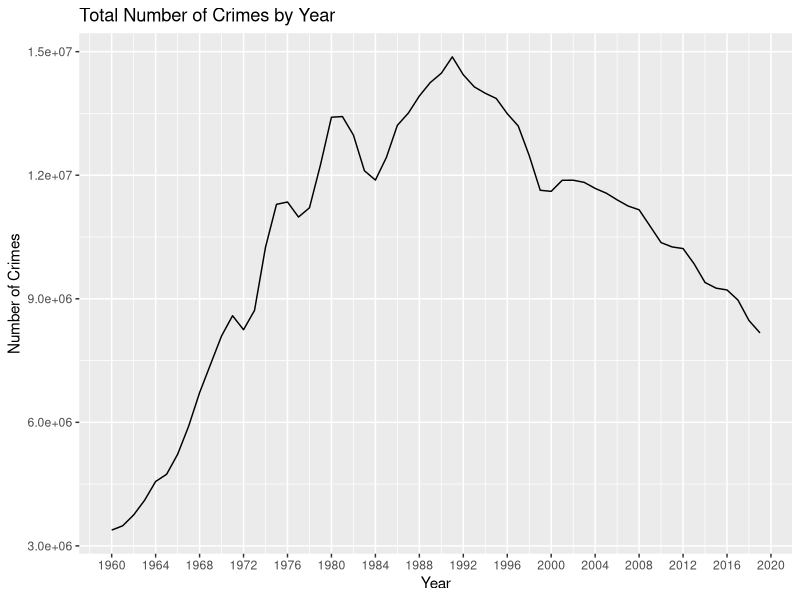
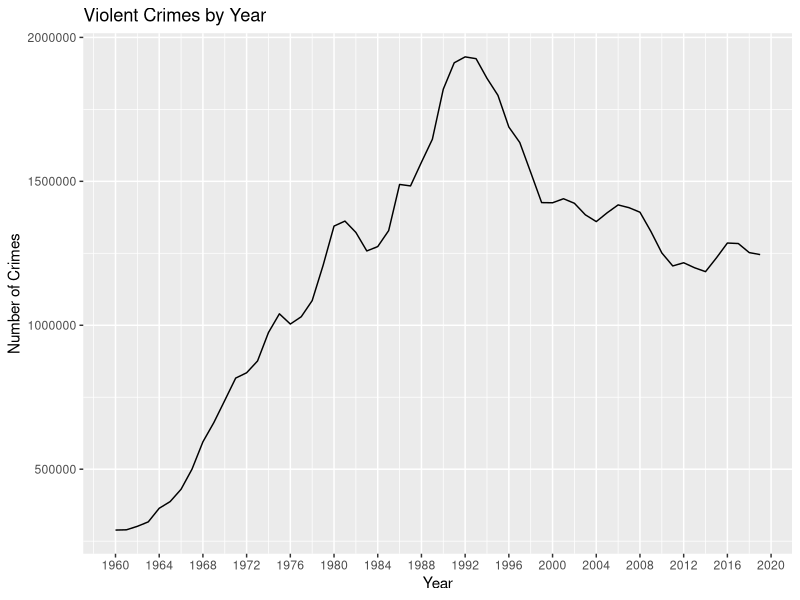
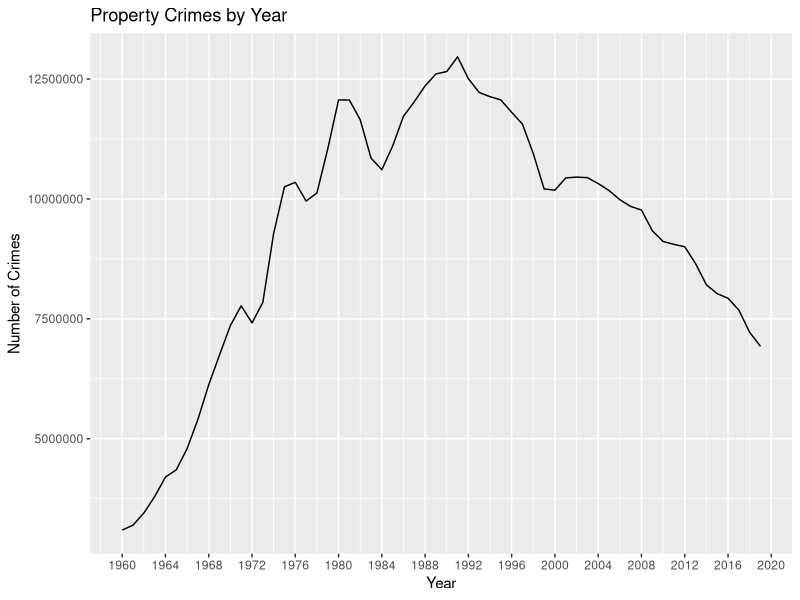
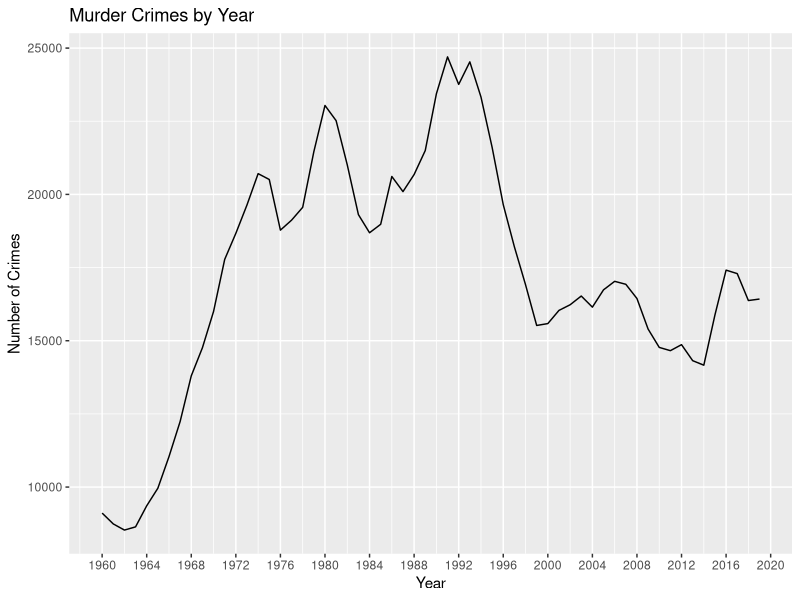
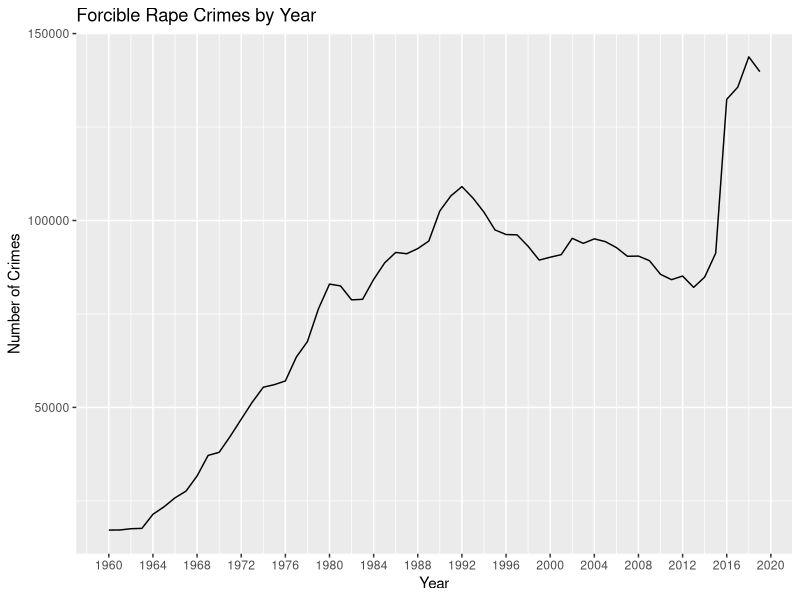
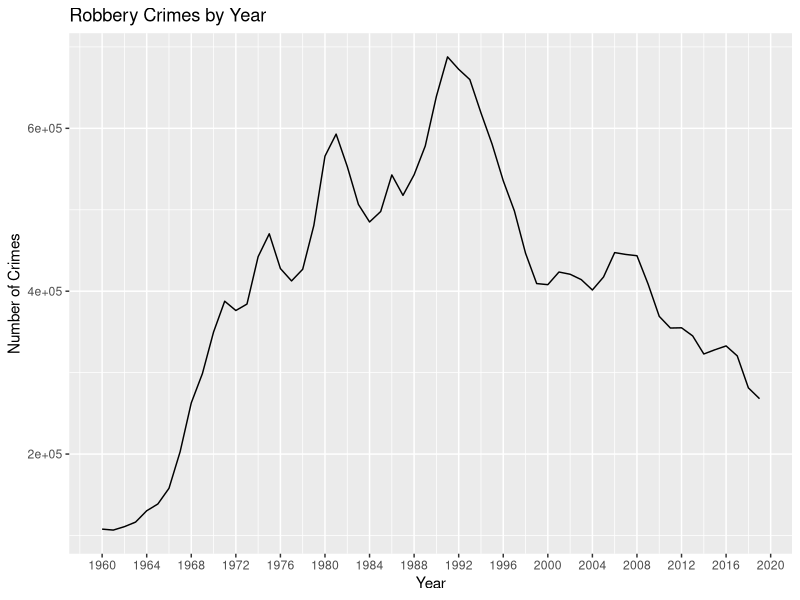
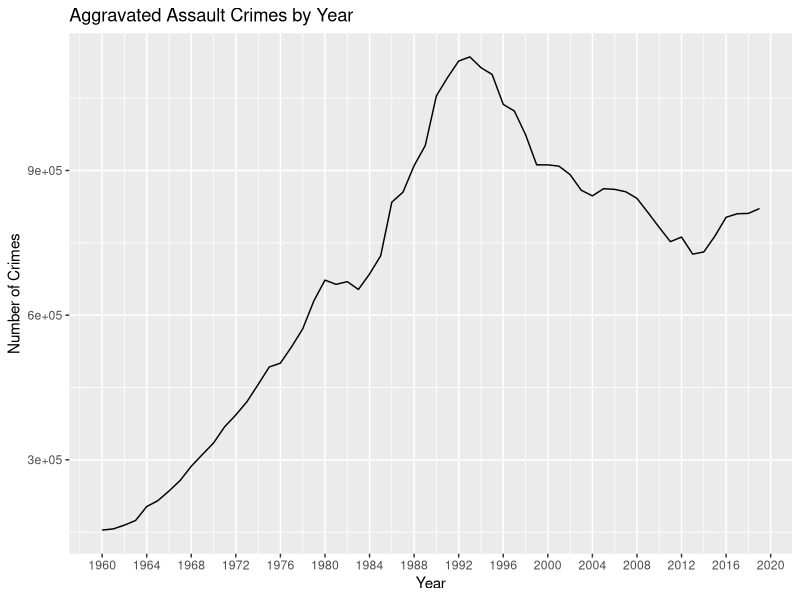
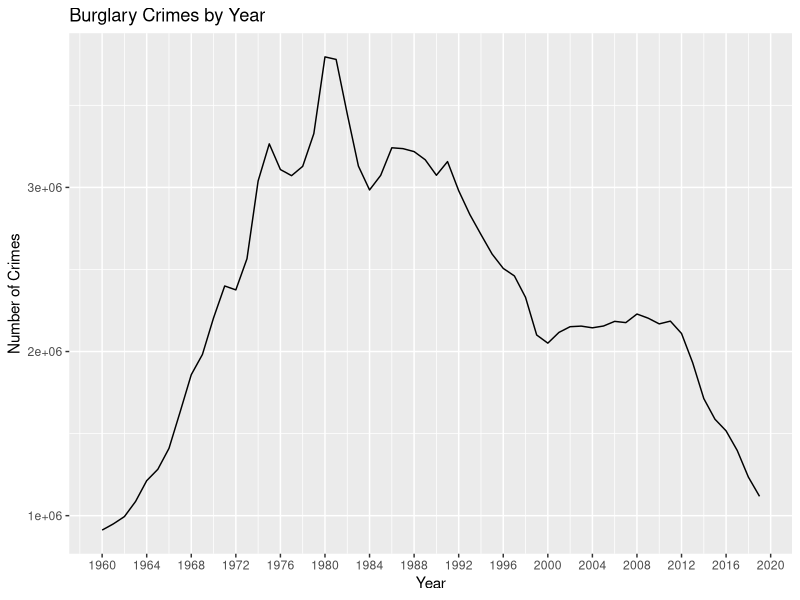

Recreate these plots in R, in order.
## ---- chunk 1
library(tidyverse)
library(dplyr)

## ---- chunk 2
crime <- read_csv("data/us_crime_rates.csv")
crime

## ---- chunk 3
crime %>%
  ggplot(aes(x=year, y=total)) + geom_line() + labs(x = "Year", y="Number of Crimes", title="Total Number of Crimes by Year") + scale_x_continuous(breaks=seq(1960,2020,4))

## ---- chunk 4
#crime1 <- data.frame(x=crime$year,
                #y = c(crime$violent, crime$property),
                #group = c(rep("violent", ncol(crime)),
                          #rep("property", ncol(crime))))

#ggplot(crime1, aes(x,y,col=group)) + geom_line() + scale_x_continuous(breaks=seq(1960,2020,4)) + scale_y_continuous(breaks=seq(0,13000000,1000000)) + labs(x="Years", y="Number of Crimes", title="Violent and Property Crimes By Year") + facet_grid(group~.)

crime %>%
  ggplot(aes(x=year, y=violent)) + geom_line() + labs(x = "Year", y="Number of Crimes", title="Violent Crimes by Year") + scale_x_continuous(breaks=seq(1960,2020,4))

crime %>%
  ggplot(aes(x=year, y=property)) + geom_line() + labs(x = "Year", y="Number of Crimes", title="Property Crimes by Year") + scale_x_continuous(breaks=seq(1960,2020,4))
## ---- chunk 5
crime %>%
  ggplot(aes(x=year, y=murder)) + geom_line() + labs(x = "Year", y="Number of Crimes", title="Murder Crimes by Year") + scale_x_continuous(breaks=seq(1960,2020,4))

crime %>%
  ggplot(aes(x=year, y=forcible_rape)) + geom_line() + labs(x = "Year", y="Number of Crimes", title="Forcible Rape Crimes by Year") + scale_x_continuous(breaks=seq(1960,2020,4))

crime %>%
  ggplot(aes(x=year, y=robbery)) + geom_line() + labs(x = "Year", y="Number of Crimes", title="Robbery Crimes by Year") + scale_x_continuous(breaks=seq(1960,2020,4))

crime %>%
  ggplot(aes(x=year, y=aggravated_assault)) + geom_line() + labs(x = "Year", y="Number of Crimes", title="Aggravated Assault Crimes by Year") + scale_x_continuous(breaks=seq(1960,2020,4))

crime %>%
  ggplot(aes(x=year, y=burglary)) + geom_line() + labs(x = "Year", y="Number of Crimes", title="Burglary Crimes by Year") + scale_x_continuous(breaks=seq(1960,2020,4))

crime %>%
  ggplot(aes(x=year, y=larceny_theft)) + geom_line() + labs(x = "Year", y="Number of Crimes", title="Larceny Theft Crimes by Year") + scale_x_continuous(breaks=seq(1960,2020,4))

crime %>%
  ggplot(aes(x=year, y=vehicle_theft)) + geom_line() + labs(x = "Year", y="Number of Crimes", title="Vehicle Theft Crimes by Year") + scale_x_continuous(breaks=seq(1960,2020,4))

## ---- chunk 6
crime3 <- crime %>%
  mutate(violent_no_mu = violent-murder) %>%
  mutate(violent_no_rob = violent-robbery) %>%
  mutate(violent_no_agg = violent-aggravated_assault) %>%
  mutate(prop_no_bur = property-burglary) %>%
  mutate(prop_no_lar = property-larceny_theft) %>%
  mutate(prop_no_veh = property-vehicle_theft)

crime3
## ---- chunk 7
crime3 %>%
  ggplot(aes(x=year, y=prop_no_bur)) + geom_line() + labs(x = "Year", y="Number of Crimes", title="Property Crimes Without Burglary by Year") + scale_x_continuous(breaks=seq(1960,2020,4))
## ---- chunk 8
crime3 %>%
  ggplot(aes(x=year, y=prop_no_lar)) + geom_line() + labs(x = "Year", y="Number of Crimes", title="Property Crimes Without Larceny Theft by Year") + scale_x_continuous(breaks=seq(1960,2020,4))
